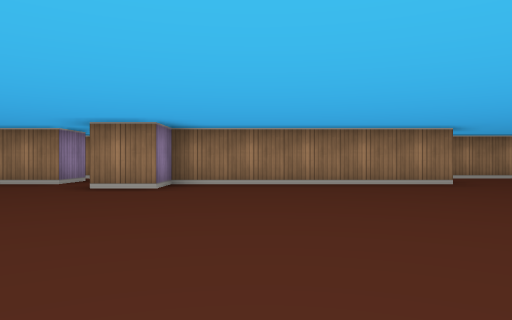
[1] (above)

15 first-person views from a walk through a cub3D level. The camera is about half as high as the walls, looks level and sees 70° across. The floor is counted in squares. Each view is taken from the middle of a square. On the plan, view 1 faces up. The plan holds only what a view shows up to about 9 squares ahead; the rest is blank.

[2]
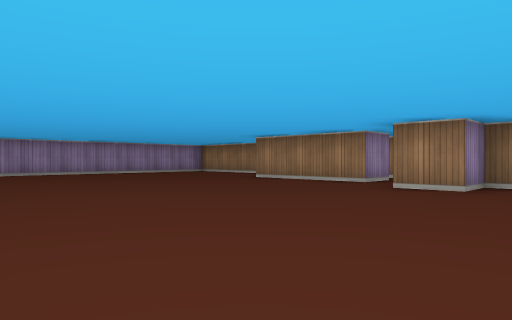

[3]
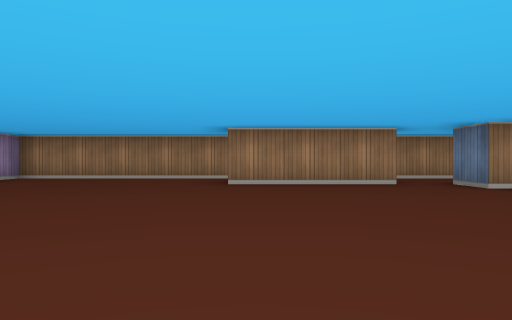

[4]
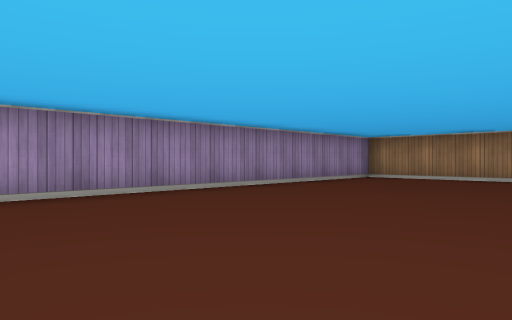

[5]
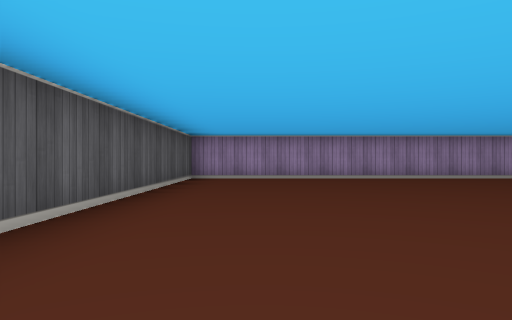

[6]
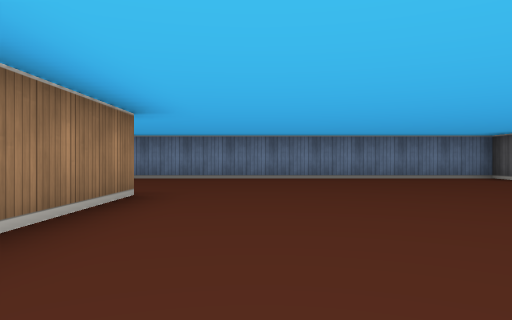

[7]
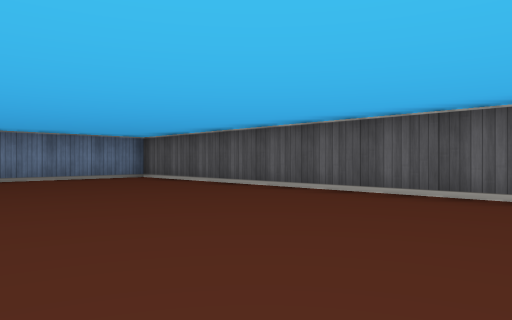

[8]
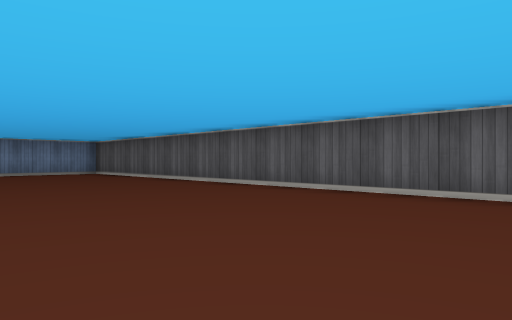

[9]
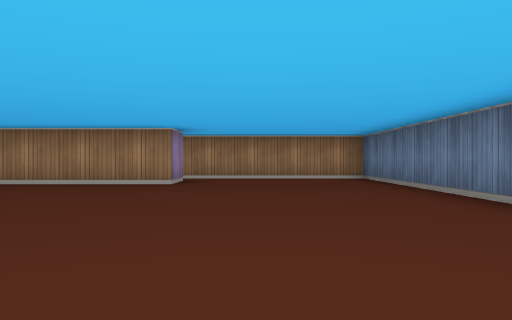

[10]
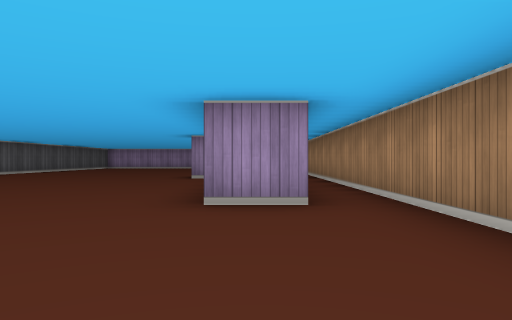

[11]
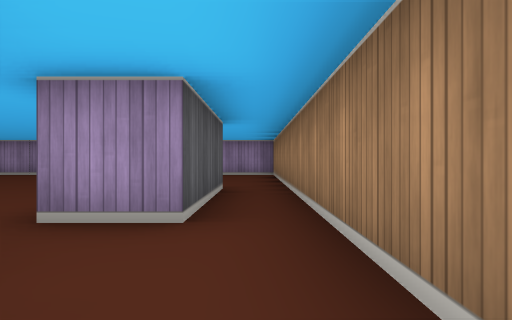

[12]
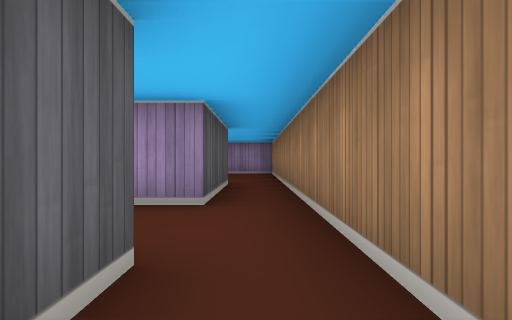

[13]
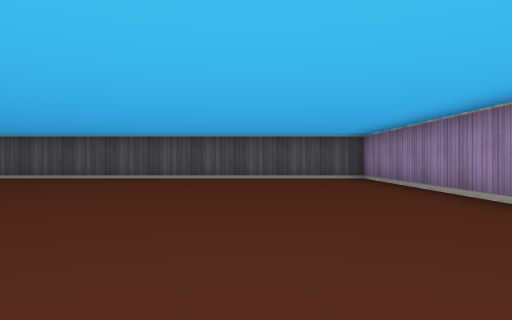

[14]
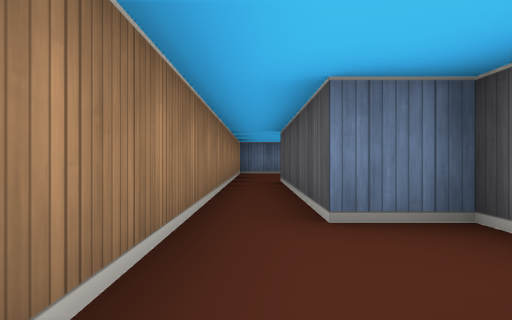

[15]
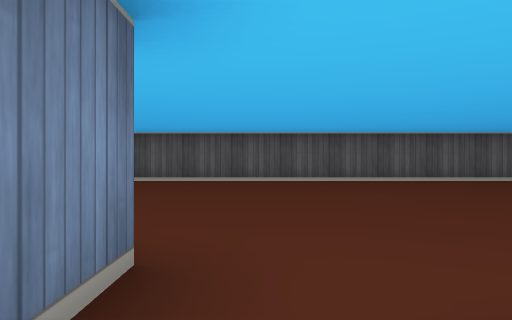

### Floor plan
Points are (right, up) in squares from view 1. A wall is a line through its corners. A room is listed if a view was taken in it or the views show most of it. See-through windows are left out.
Room 1 (views 1, 2, 3, 4, 5, 6, 7, 8, 9, 10, 13, 14)
walls: (-3.5, 6.5) (-6.5, 6.5); (-2.5, 8.5) (-11.5, 8.5) (-11.5, -0.5) (7.5, -0.5) (7.5, 8.5) (3.5, 8.5); (-6.5, 7.5) (-3.5, 7.5); (3.5, 7.5) (3.5, 6.5) (-1.5, 6.5) (-1.5, 5.5) (-2.5, 5.5) (-2.5, 6.5)
ways out: opening at (-3, 7) to room 2; opening at (-2, 8) to room 2; opening at (3, 8) to room 2
Room 2 (views 11, 12, 15)
walls: (-1.5, 6.5) (-1.5, 7.5) (3.5, 7.5); (-3.5, 7.5) (-3.5, 6.5); (3.5, 8.5) (-2.5, 8.5)
ways out: opening at (-3, 7) to room 1; opening at (-2, 8) to room 1; opening at (3, 8) to room 1

Positions as (right, up) in squares from view 1, and headings:
1: (0, 0), facing up
2: (0, 0), facing up-left
3: (-6, 0), facing up
4: (-7, 0), facing up-left
5: (-3, 1), facing left
6: (-1, 5), facing right
7: (-1, 4), facing down-right
8: (-4, 4), facing down-right
9: (5, 0), facing up
10: (7, 7), facing left
11: (-1, 8), facing left
12: (0, 8), facing left
13: (-9, 8), facing down
14: (-4, 8), facing right
15: (-3, 7), facing down
